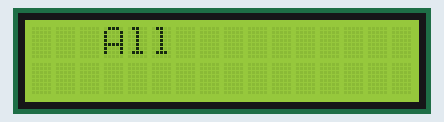
This sketch was run on a simulated Arduino Uno, built with avr-gcc and run on an emulated ATmega328P. Parts: 16×2 character LCD.

Above: at 0.1 s.
At 1.1 s:
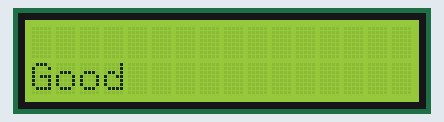

Measured:
- by itself, everything shown: repeats every 2.0 s, in 3 steps
- what the display in image 1 shows lasts 1.0 s, from 1.1 s to 2.1 s

The sketch:

LCD_blink.ino
```cpp
#include <LiquidCrystal.h>

int d7=2;
int d6=3;
int d5=4;
int d4=5;
int E=10;
int RS=11;
LiquidCrystal lcd(RS, E, d4, d5, d6, d7);
void setup() {
  // put your setup code here, to run once:
lcd.begin(16,2);


}

void loop() {
  // put your main code here, to run repeatedly:

lcd.setCursor(3,0);
lcd.print("All ");
delay(1000);
lcd.clear();

lcd.setCursor(0,1);
lcd.print("Good");
delay(1000);
lcd.clear();


}
```
